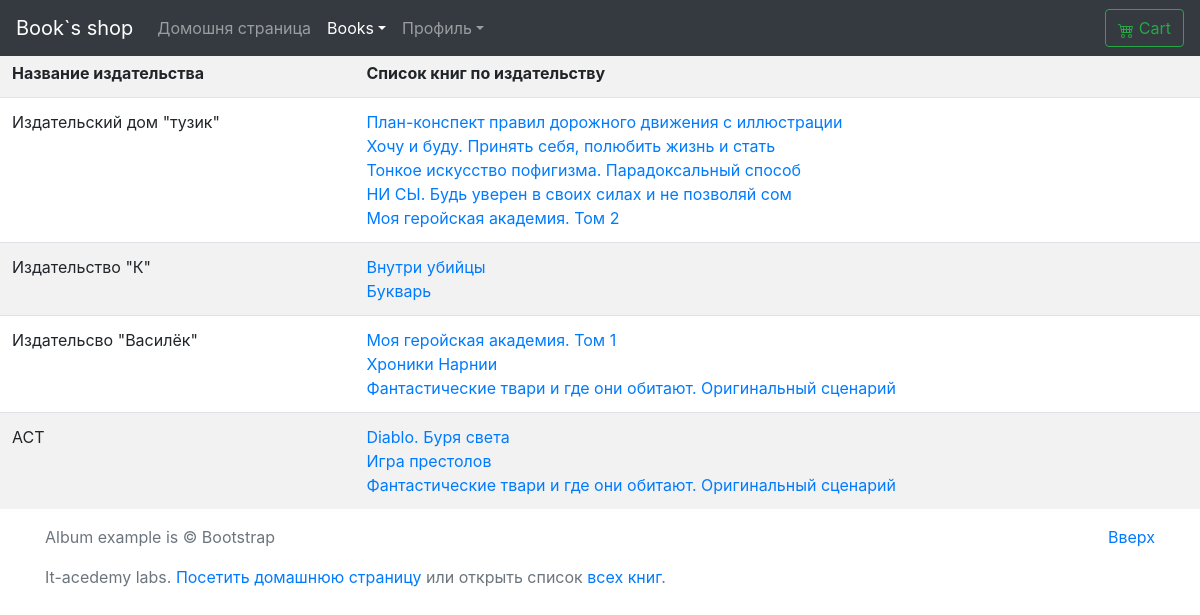
Page /books/publisher_list on the committed database.
### books/models.py (models this page shows, shortened)
class Publisher(models.Model):
    name = models.CharField(
        verbose_name ="Издатель",
        max_length=50
        )

class Books(models.Model):
    name=models.CharField(
        verbose_name="Имя книги",
        max_length=100
    )
    description = models.TextField(
        verbose_name='Описание книги',
        null=True,
        blank=True
    )
    picture=models.ImageField(
        verbose_name="Фото обложки",
        upload_to="books-pic",
        null=True,
        blank=True,
        default="books-pic/default.jpg"
    )
    price=models.DecimalField(
        verbose_name="Цена",
        max_digits=5,
        decimal_places=2,
        default=00.00
    )
    author=models.ManyToManyField(
        'Author',
        verbose_name="Автор",
        related_name="books_author"
    )
    series=models.ManyToManyField(
        'Series',
        verbose_name="Серия",
        related_name="series_books",
        blank=True,
    )
    genre=models.ManyToManyField(
        'Genre',
        verbose_name="Жанр",
        related_name="genre_books"
    )
    publishing_year=models.PositiveSmallIntegerField (
        verbose_name="Год издания",
        default=2020
    )
    count_page=models.IntegerField(
        verbose_name="Кол-во страниц",
        default=100
    )
    binging=models.ForeignKey(
        'Binging',
        verbose_name="Переплёт",
        on_delete=models.PROTECT,
        default=1
    )
    format_book=models.CharField(
        verbose_name="Формат",
        default="99x99",
        max_length=15
    )
    isbn=models.CharField(
        verbose_name="ISBN",
        default="999-1-88877-6",
        max_length=15
    )
    weight=models.PositiveSmallIntegerField(
        verbose_name="Вес(гр.)",
        default="100"
    )
    age_limit=models.CharField(
        verbose_name="Ограничение по возрасту",
        default="6+",
        max_length=3
    )
    publisher=models.ManyToManyField(
        'Publisher',
        verbose_name="Издательство",
        related_name="publisher_books"
    )
    count_book=models.IntegerField(
        verbose_name="Ко-во книг в наличии",
        default=100
    )
    availability=models.BooleanField(
        verbose_name="Наличие книги",
        default=True
    )
    rating=models.FloatField(
        verbose_name="Рейтинг",
        validators=[MinValueValidator(0), MaxValueValidator(10)],
        default=9
    )
    created=models.DateField(
        verbose_name="Дата внесения в каталог",
        auto_now=False,
        auto_now_add=True
    )
    updated=models.DateField(
        verbose_name="Дата последнего изменения",
        auto_now=True,
        auto_now_add=False
    )
    user=models.ForeignKey(
        User,
        on_delete=models.PROTECT,
        default=2
    )
    def __str__(self):
        return f"{self.name}"

### books/views.py (the view)
# urls.py: path('publisher_list', views.PublisherList.as_view(),name='publisher_list'),
class PublisherList(ListView):
    model=Publisher
    template_name='publisher/p_list.html'

### books/templates/publisher/p_list.html (shortened to what this page needs)
{% extends "base.html" %}
{% load crispy_forms_tags %}
{%load my_tags %}
        {% block books_active %}
          <a class="nav-link dropdown-toggle active" href="{% url 'CRUDL_books:list' %}" id="dropdown01" data-toggle="dropdown" aria-haspopup="true" aria-expanded="true">Books</a>
          {% endblock books_active %}
    {% block main %}
        <table class="table table-striped" width="100%" >
                <tr>
                    <th>Название издательства</th><th>Список книг по издательству</th>
                </tr>
            {% for genre in object_list %}
                <tr>
                    <td>{{genre.name}}</td>
                    <td>
                    {% for books in genre.publisher_books.all %}
                        <a href="{% url 'CRUDL_books:detail' books.pk %}">{{books}}</a> <br>
                    {%endfor%}
                    </td>
                </tr>
        {% endfor %}
        </table>
{% endblock main %}

### test_hello_word/static/css/carousel.css (style rules this page uses)
body { padding-top: 3rem; padding-bottom: 3rem; color: #5a5a5a; }

### rows in the picture
Publisher: name "Издательский дом \"тузик\""
Books: name "План-конспект правил дорожного движения с иллюстрации"
Books: name "Хочу и буду. Принять себя, полюбить жизнь и стать"
Books: name "Тонкое искусство пофигизма. Парадоксальный способ"
Books: name "НИ СЫ. Будь уверен в своих силах и не позволяй сом"
Books: name "Моя геройская академия. Том 2"
Publisher: name "Издательство \"К\""
Books: name "Внутри убийцы"
Books: name "Букварь"
Publisher: name "Издательсво \"Василёк\""
Books: name "Моя геройская академия. Том 1"
Books: name "Хроники Нарнии"
Books: name "Фантастические твари и где они обитают. Оригинальный сценарий"
Publisher: name "АСТ"
Books: name "Diablo. Буря света"
Books: name "Игра престолов"
